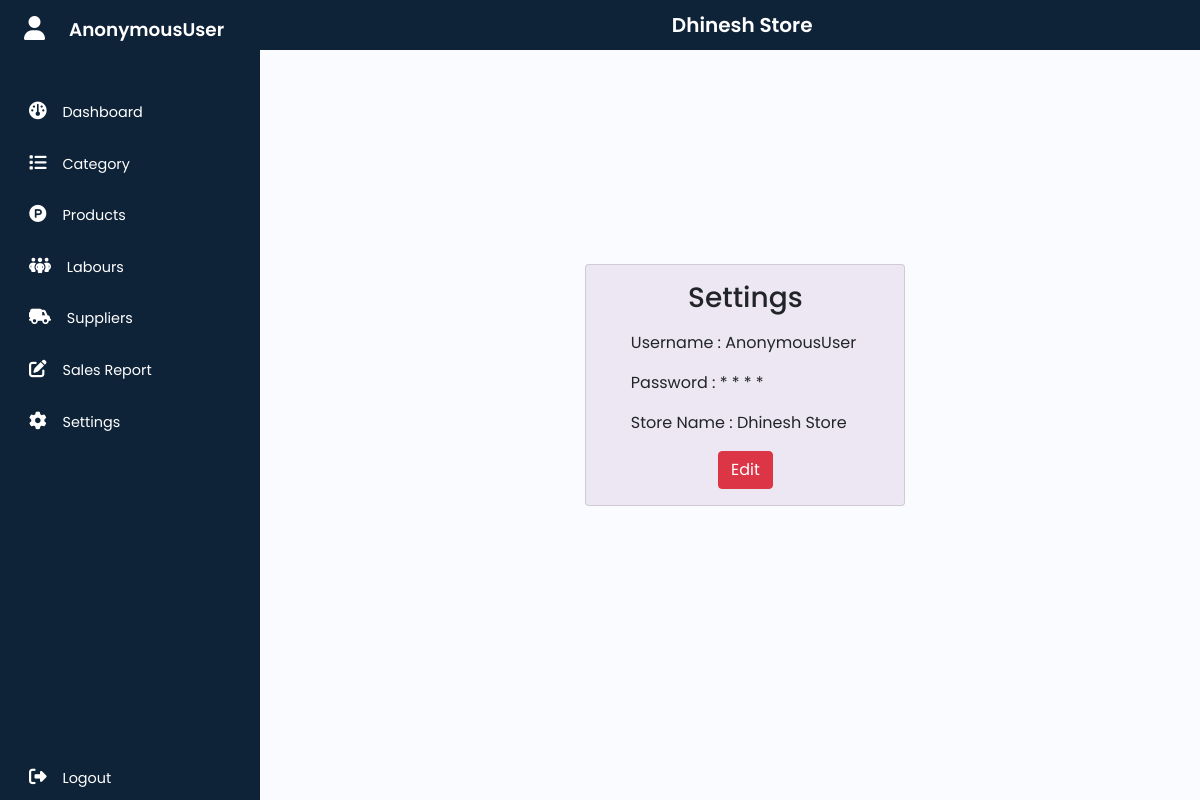
/settings/, run on an earlier commit of the app's database.
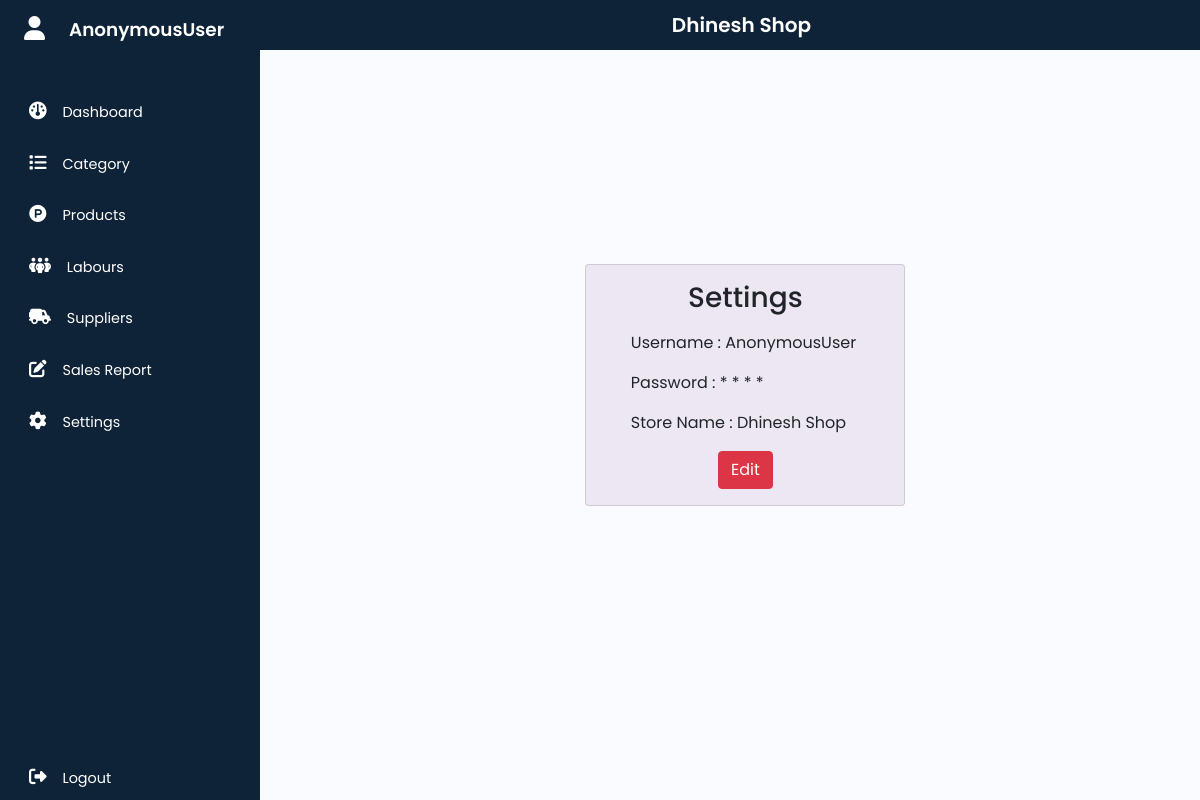
And on a later commit of the database.
### Inventory_app/models.py (models this page shows)
class Settings(models.Model):
    store_name=models.CharField(max_length=100,null=False, blank=False)

### Inventory_app/views.py (the view)
# urls.py: path('settings/',views.SettingsViews, name='settings'),
def SettingsViews(request):
    store_name=Settings.objects.all()
    return render(request, "Settings.html", {'data':store_name})

### Inventory_app/context_processors.py (called while the page is built)
def my_model_data(request):
    data = Settings.objects.all()
    return {'my_model_data': data}

### templates/Settings.html (shortened to what this page needs)
{% extends 'main.html' %}
{% load static %}
{% block content %}
            <section>
                <div class="container setting-top">
                    <div class="row  mt-5 dash-card-1">
                      <div class="col-lg-4"></div>
                      <div class="col-lg-4">
                        <div class="card" style="width: 20rem;">
                           <div class="row">
                            <div class="col-lg-1"></div>
                            <div class="col-lg-10">
                                <div class="card-body">
                                    <h3 class="card-title text-center mb-3">Settings</h3>
                                    <p class="card-text">Username : <span> {{request.user}}</span></p>
                                    <p class="card-text">Password : <span> * * * * </span></p>
                                    <p class="card-text">Store Name :
                                      {% for datas in data %}
                                      <span>{{datas.store_name}}</span>
                                    </p>
                                    <div class="text-center">
                                        <a href="/settingsedit/{{datas.id}}" class="btn btn-danger">Edit</a>
                                    </div>
                                    {% endfor %}
                                  </div>
                            </div>
                            <div class="col-lg-1"></div>
                           </div>
                          </div>
                      </div>
                      <div class="col-lg-4"></div>
                    </div>
                </div>
               </section>
{% endblock content %}

### templates/main.html (shortened to what this page needs)
{% load static %}
<!DOCTYPE html>
<html lang="en">
<head>
    <link href="https://cdn.jsdelivr.net/npm/bootstrap@5.0.2/dist/css/bootstrap.min.css" rel="stylesheet">
    <link href="https://cdnjs.cloudflare.com/ajax/libs/font-awesome/6.6.0/css/all.min.css" rel="stylesheet">
    <link rel="stylesheet" href="{% static 'assets\css\style.css' %}">
</head>
<body>
    <div class="wrapper">
        <aside id="sidebar" >
            <div class="d-flex">
                <button class="toggle-btn" type="button">
                    <i class="fa-solid fa-user"></i>
                </button>
                <div class="sidebar-logo">
                    <a href="#">{{request.user}}</a>
                </div>
            </div>
            <ul class="sidebar-nav ">
                <li class="sidebar-item">
                    <a href="{% url 'dashboard'  %}" class="sidebar-link">
                        <i class="fa-solid fa-gauge"></i>
                        <span>Dashboard</span>
                    </a>
                </li>
                <li class="sidebar-item">
                    <a href="{% url 'category'  %}" class="sidebar-link">
                        <i class="fa-solid fa-list"></i>
                        <span>Category</span>
                    </a>
                </li>
                <li class="sidebar-item">
                    <a href="{% url 'manageproduct'  %}" class="sidebar-link">
                        <i class="fa-brands fa-product-hunt"></i>
                        <span>Products</span>
                    </a>
                </li>
                <li class="sidebar-item">
                    <a href="{% url 'managelabour'  %}" class="sidebar-link">
                        <i class="fa-solid fa-people-group"></i>
                        <span>Labours</span>
                    </a>
                </li>
                <li class="sidebar-item">
                    <a href="{% url 'managesupplier'  %}" class="sidebar-link">
                        <i class="fa-solid fa-truck-field"></i>
                        <span>Suppliers</span>
                    </a>
                </li>
                <li class="sidebar-item">
                    <a href="{% url 'salesreport'  %}" class="sidebar-link">
                        <i class="fa-solid fa-pen-to-square"></i>
                        <span>Sales Report</span>
                    </a>
                </li>
                <li class="sidebar-item">
                    <a href="{% url 'settings'  %}" class="sidebar-link">
                        <i class="fa-solid fa-gear"></i>
                        <span>Settings</span>
                    </a>
                </li>
            </ul>
            <div class="sidebar-footer">
                <a href="{% url 'logout' %}" class="sidebar-link">
                    <i class="fa-solid fa-right-from-bracket"></i>
                    <span>Logout</span>
                </a>
            </div>
        </aside>
        <div class="main">
            <nav class="navbar navbar-fixed">
                <div class="container-fluid ">
                    {% for item in my_model_data %}
                        <h1 class="navbar-brand  text-white">{{item.store_name}}</h1>
                    {% endfor %}
                </div>
            </nav>
            {% block content %}
            {% endblock content %}
        </div>
    </div>
</body>
</html>

### static/assets/css/style.css (style rules this page uses)
a { text-decoration:none; }
li { list-style: none; }
h1 { font-weight: 600; font-size: 1.5rem; }
body { font-family: 'Poppins', sans-serif; }
.wrapper { display: flex; }
.main { min-height: 100vh; width: 100%; overflow: hidden; transition: all 0.35s ease-in-out; background-color: #fafbfe; }
#sidebar { width: 260px; min-width: 260px; height: 100vh; z-index: 1000; transition: all .25s ease-in-out; background-color: #0e2238; display: flex; flex-direction: column; position: sticky; top: 0; }
.toggle-btn { background-color: transparent; cursor: pointer; border: 0; padding: 1rem 1.5rem; }
.toggle-btn i { font-size: 1.5rem; color: #FFF; }
.sidebar-logo { margin: auto 0; }
.sidebar-logo a { color: #FFF; font-size: 1.15rem; font-weight: 600; }
.sidebar-nav { padding: 2rem 0; flex: 1 1 auto; }
a.sidebar-link { padding: .625rem 1.625rem; color: #FFF; display: block; font-size: 0.9rem; white-space: nowrap; border-left: 3px solid transparent; }
.sidebar-link i { font-size: 1.1rem; margin-right: .75rem; }
.sidebar-item { position: relative; padding-bottom: 10px; }
.main nav { background-color: #0e2238; }
nav div h1 { margin: 0 34%; }
.navbar-fixed { position: fixed; top: 0; width: 100%; z-index: 1000; background-color: #333; }
section { padding-top: 8vh; padding-bottom: 22vh; }
section { padding-top: 8vh; }
.main .card { background-color:#d9f2d9; }
.main .dash-card-1 .card { background-color: #ece7f2; }
section .setting-top { margin-top: 25vh; }

What changed in the data, as far as the page shows it:
changed Settings: store_name "Dhinesh Store" → "Dhinesh Shop"
